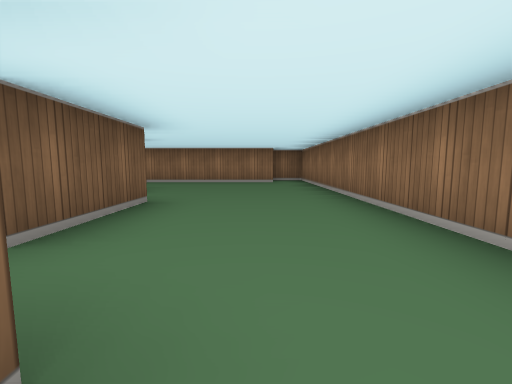
view 1 (above)

24 first-person views from a walk through a cub3D level. The camera is about half as high as the walls, tilts 6° down and sees 90° across. The floor is counted in squares. Each view is taken from the middle of a square. On the plan, view 1 faces up. The plan holds only what a view shows up to about 9 squares ahead; the rest is blank.

view 2
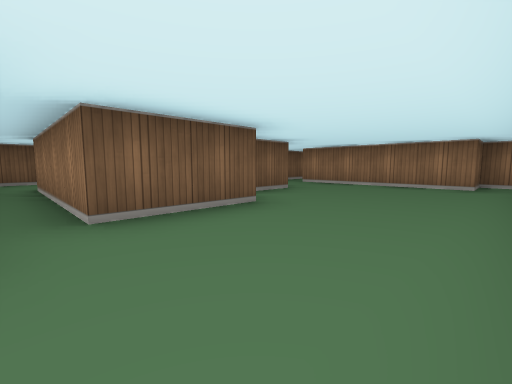

view 3
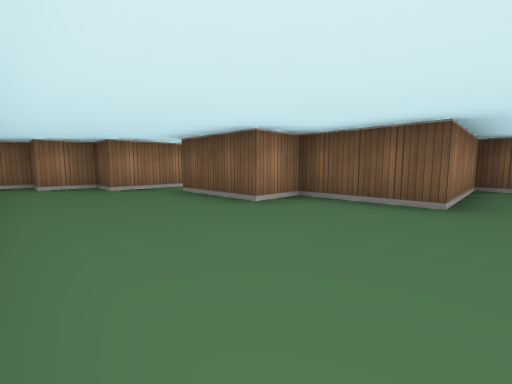

view 4
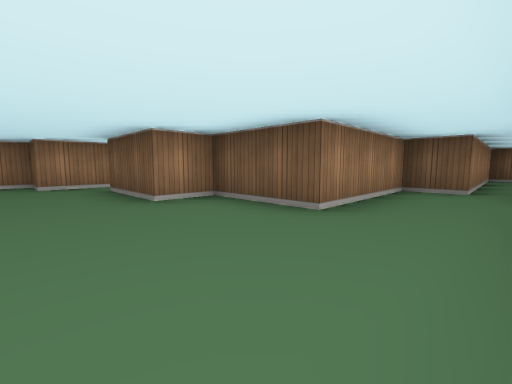

view 5
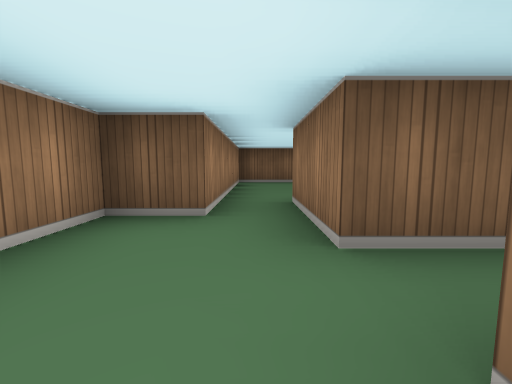

view 6
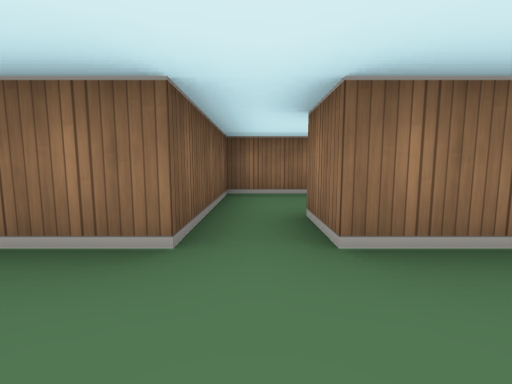

view 7
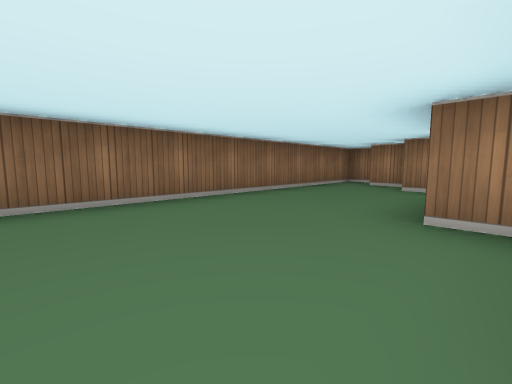

view 8
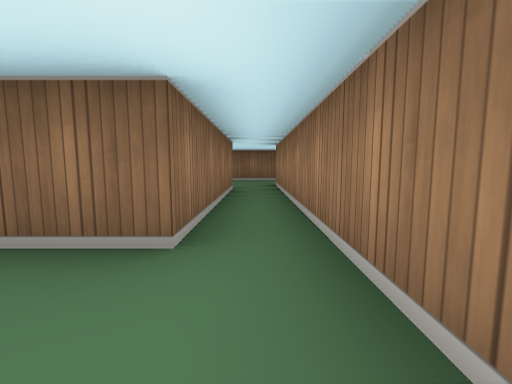

view 9
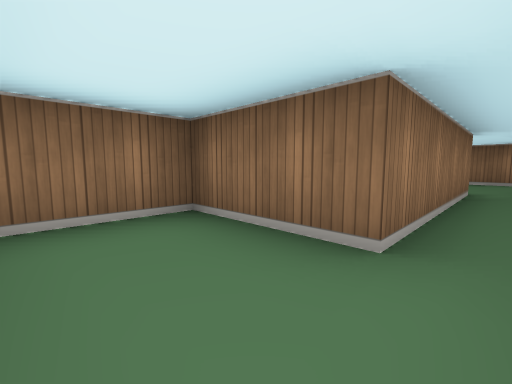

view 10
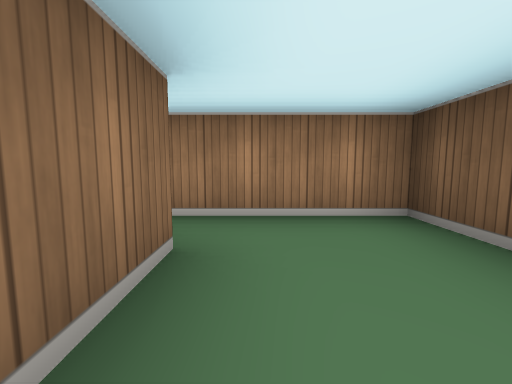

view 11
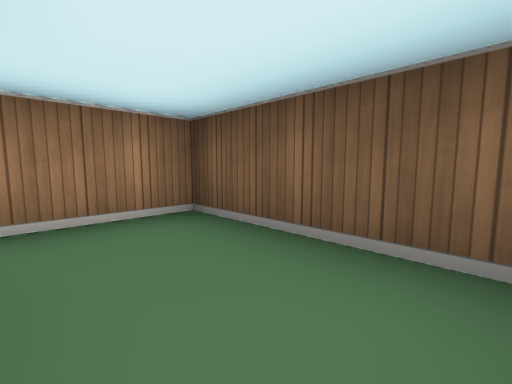

view 12
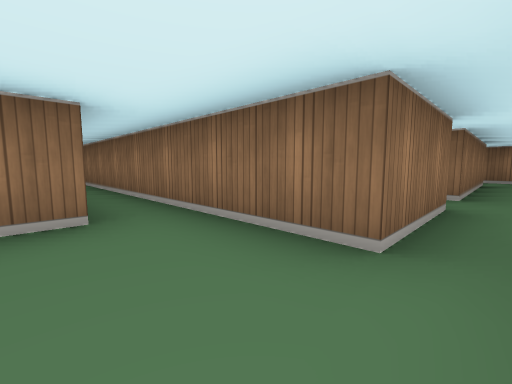

view 13
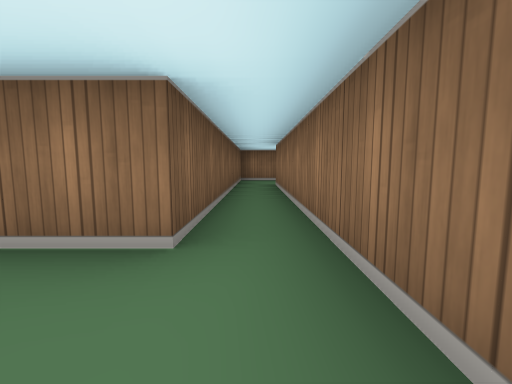

view 14
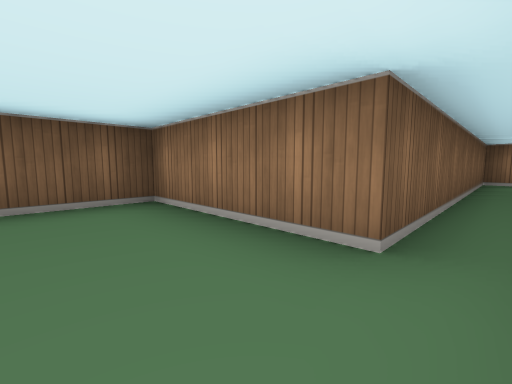

view 15
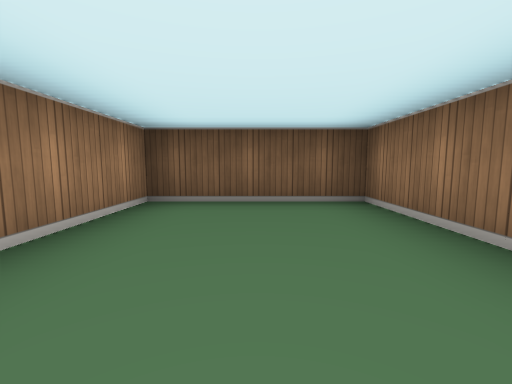

view 16
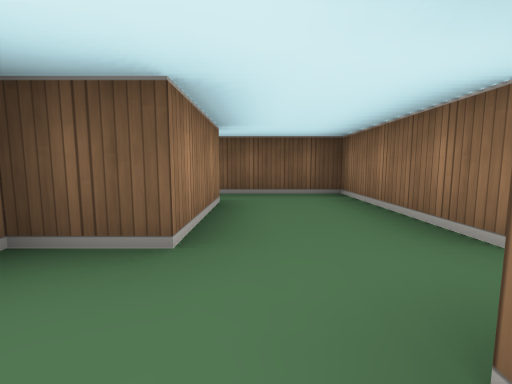

view 17
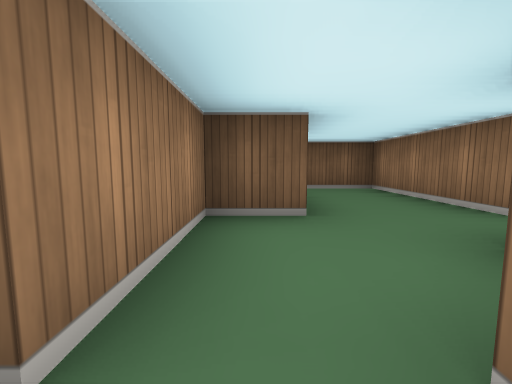

view 18
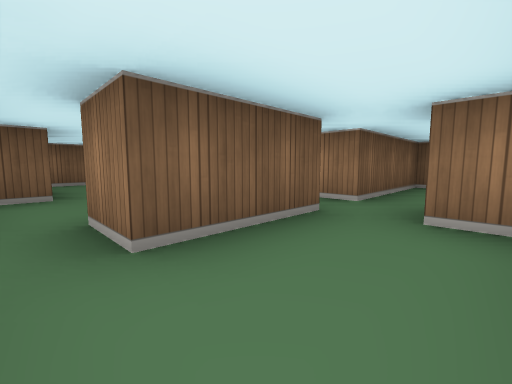

view 19
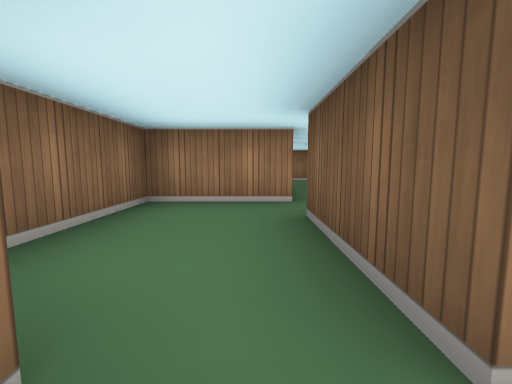

view 20
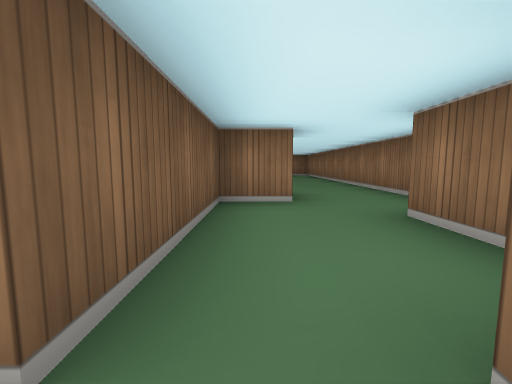

view 21
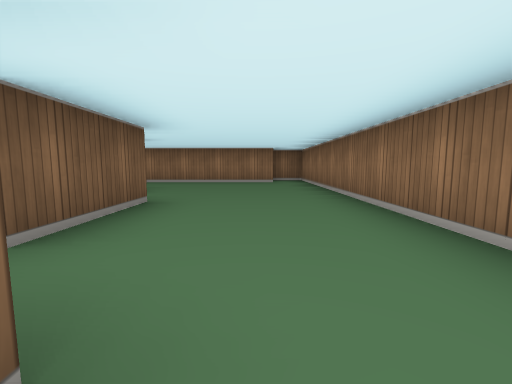

view 22
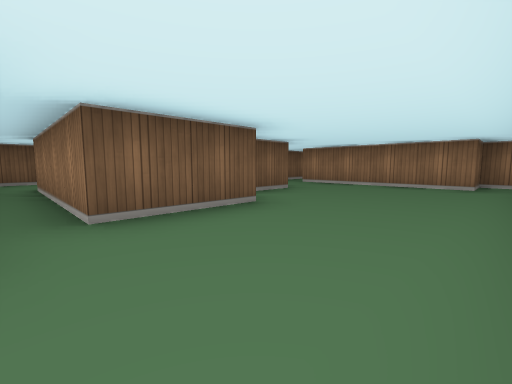

view 23
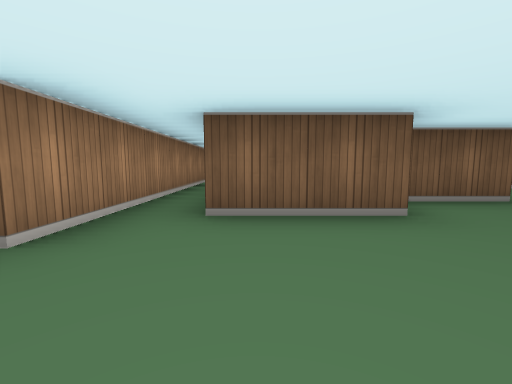

view 24
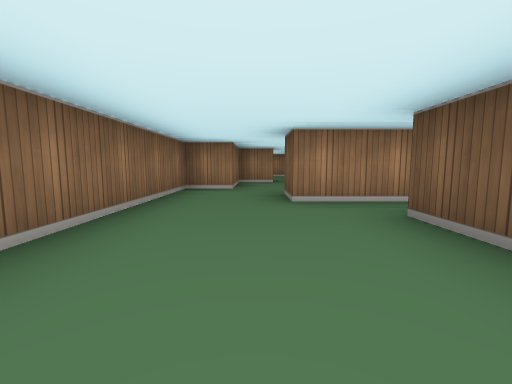

### Floor plan
Points are (right, up) in squares from view 1. A wall is a line through its corners. A room is listed if a view was taken in it or the views show most of it. See-through windows are left out.
Room 1 (views 1, 2, 3, 4, 5, 7)
walls: (-3.5, 5.5) (-2.5, 5.5) (-2.5, 3.5) (-1.5, 3.5) (-1.5, 1.5) (-5.5, 1.5); (-5.5, 0.5) (-0.5, 0.5) (-0.5, -0.5) (0.5, -0.5) (0.5, -1.5) (1.5, -1.5) (1.5, 8.5) (0.5, 8.5) (0.5, 7.5) (-3.5, 7.5)
ways out: opening at (-3, 6.5) to room 2; opening at (-6, 1) to room 3
Room 2 (view 6)
walls: (-6.5, 6.5) (-5.5, 6.5) (-5.5, 5.5) (-3.5, 5.5); (-4.5, 8.5) (-4.5, 7.5) (-6.5, 7.5); (-3.5, 7.5) (-3.5, 8.5)
ways out: opening at (-3, 6.5) to room 1; opening at (-6, 7) to room 4; opening at (-4, 8) to room 9
Room 3 (views 8, 9, 10, 11)
walls: (-7.5, 3.1) (-7.5, 0.5) (-5.5, 0.5); (-5.5, 1.5) (-5.5, 3.5) (-7.1, 3.5)
ways out: opening at (-6, 1) to room 1
Room 4 (views 12, 13, 14, 15)
walls: (-6.5, 7.5) (-6.5, 14.5) (-4.5, 14.5); (-4.5, 16.5) (-7.5, 16.5) (-7.5, 9.5) (-10.5, 9.5) (-10.5, 6.5) (-6.5, 6.5)
ways out: opening at (-6, 7) to room 2; opening at (-5.5, 15.5) to room 5
Room 5 (view 16)
walls: (-4.5, 14.5) (-4.5, 13.5) (-3.6, 13.5); (-1.5, 17.5) (-2.1, 17.5)
ways out: opening at (-5.5, 15.5) to room 4; opening at (-3, 14) to room 6; opening at (-2.5, 17) to room 8
Room 6 (view 17)
walls: (-2.8, 8.5) (-2.1, 8.5); (-3.6, 13.5) (-2.4, 13.5); (-1.5, 14.5) (-2.5, 14.5)
ways out: opening at (-3, 14) to room 5; opening at (-2, 14) to room 7; opening at (-3, 9.5) to room 9
Room 7 (view 18)
walls: (-1.6, 13.5) (0.5, 13.5) (0.5, 15.5); (-1.5, 16.6) (-1.5, 14.5); (0.1, 16.5) (-0.5, 16.5)
ways out: opening at (-2, 14) to room 6; opening at (-1, 15.5) to room 8
Room 8 (views 19, 20, 21, 22, 23, 24)
walls: (-1.5, 24.6) (-1.5, 22.5) (-5.5, 22.5); (-2.5, 26.6) (-2.5, 25); (-5.5, 21.5) (-0.5, 21.5) (-0.5, 20.5) (-1.5, 20.5) (-1.5, 17.5); (-0.5, 16.5) (-0.5, 17.5) (0.5, 17.5) (0.5, 19.5) (1.5, 19.5) (1.5, 29.5) (0.5, 29.5) (0.5, 28.5) (-3.5, 28.5)
ways out: opening at (-2.5, 17) to room 5; opening at (-1, 15.5) to room 7; opening at (-6, 22); opening at (-3, 27.5)
Room 9 (no view inside)
walls: (-3, 10.5) (-4.5, 10.5) (-4.5, 8.5)
ways out: opening at (-4, 8) to room 2; opening at (-3, 9.5) to room 6

Positions as (right, up) in squares from view 1, and headings:
1: (0, 0), facing up
2: (1, 1), facing up-left
3: (1, 6), facing down-left
4: (0, 7), facing down-left
5: (-3, 7), facing left
6: (-4, 6), facing up
7: (-2, 6), facing down-right
8: (-7, 1), facing right
9: (-7, 1), facing up-right
10: (-6, 3), facing down
11: (-6, 3), facing down-left
12: (-8, 7), facing up-right
13: (-7, 8), facing up
14: (-7, 8), facing up-left
15: (-7, 8), facing left
16: (-3, 15), facing left
17: (-2, 14), facing left
18: (0, 14), facing up-left
19: (-1, 17), facing down
20: (-1, 17), facing up
21: (0, 21), facing up
22: (1, 22), facing up-left
23: (1, 23), facing left
24: (0, 25), facing down
